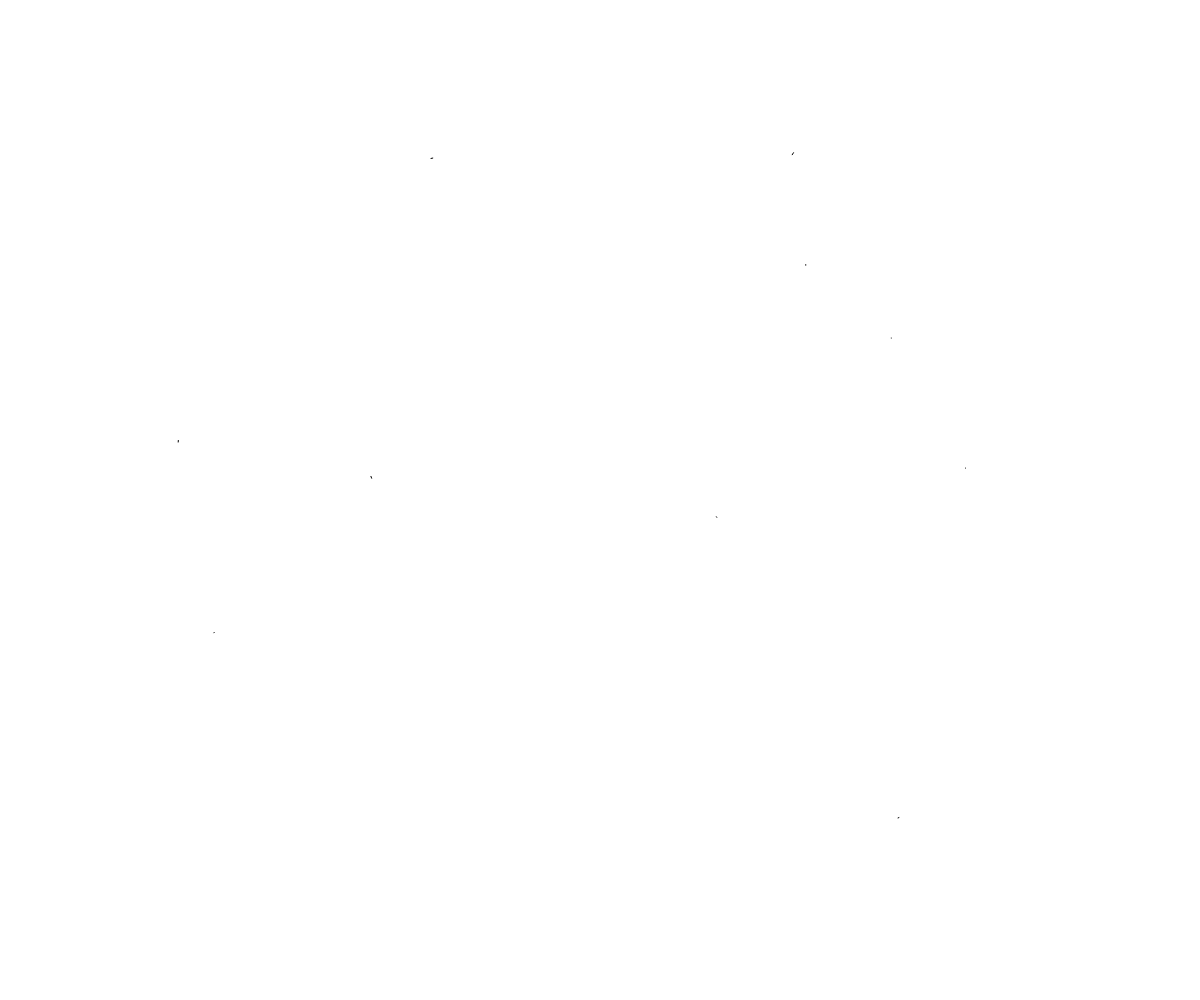
Frame 1 (no input)
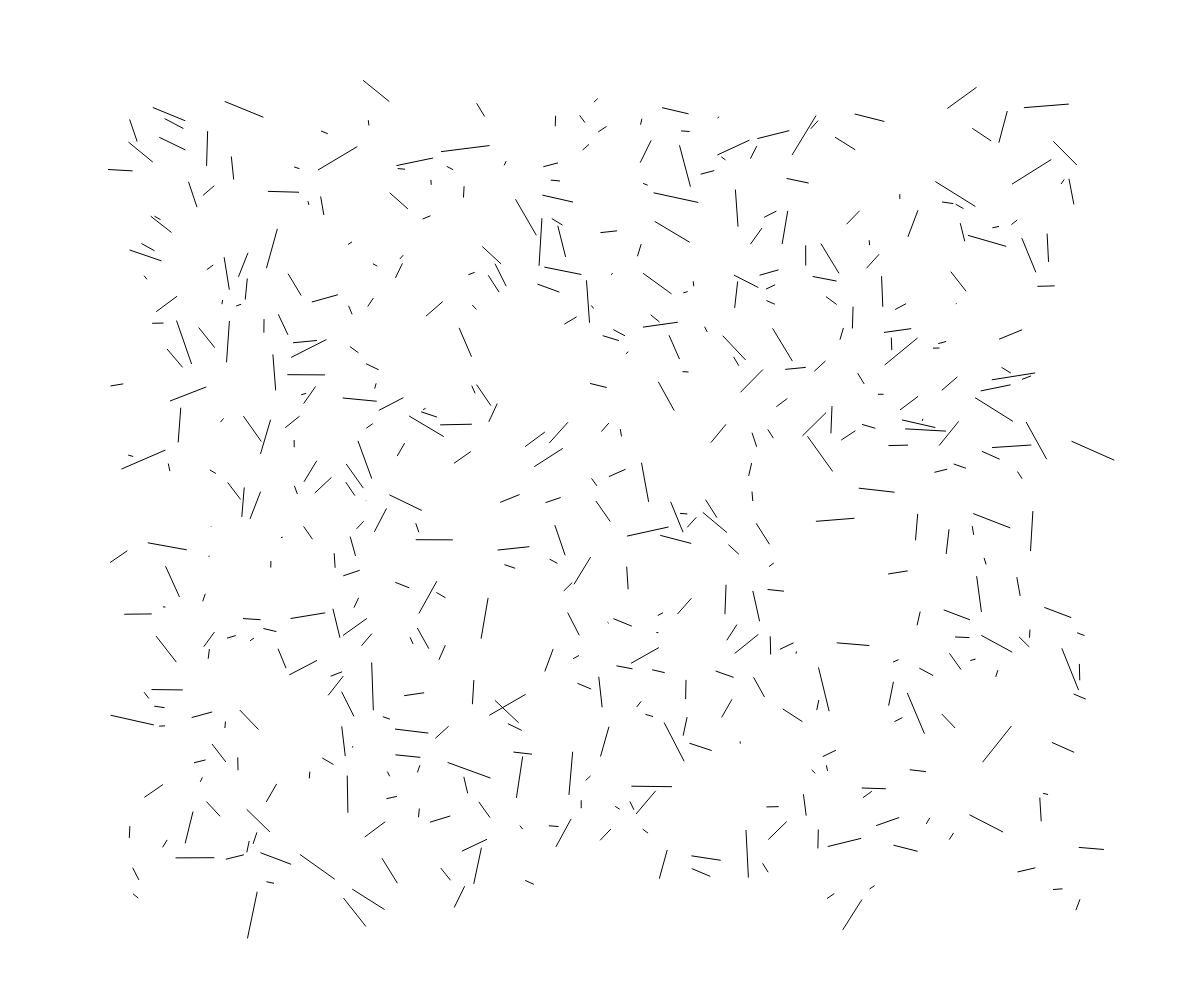
Frame 60 (no input)
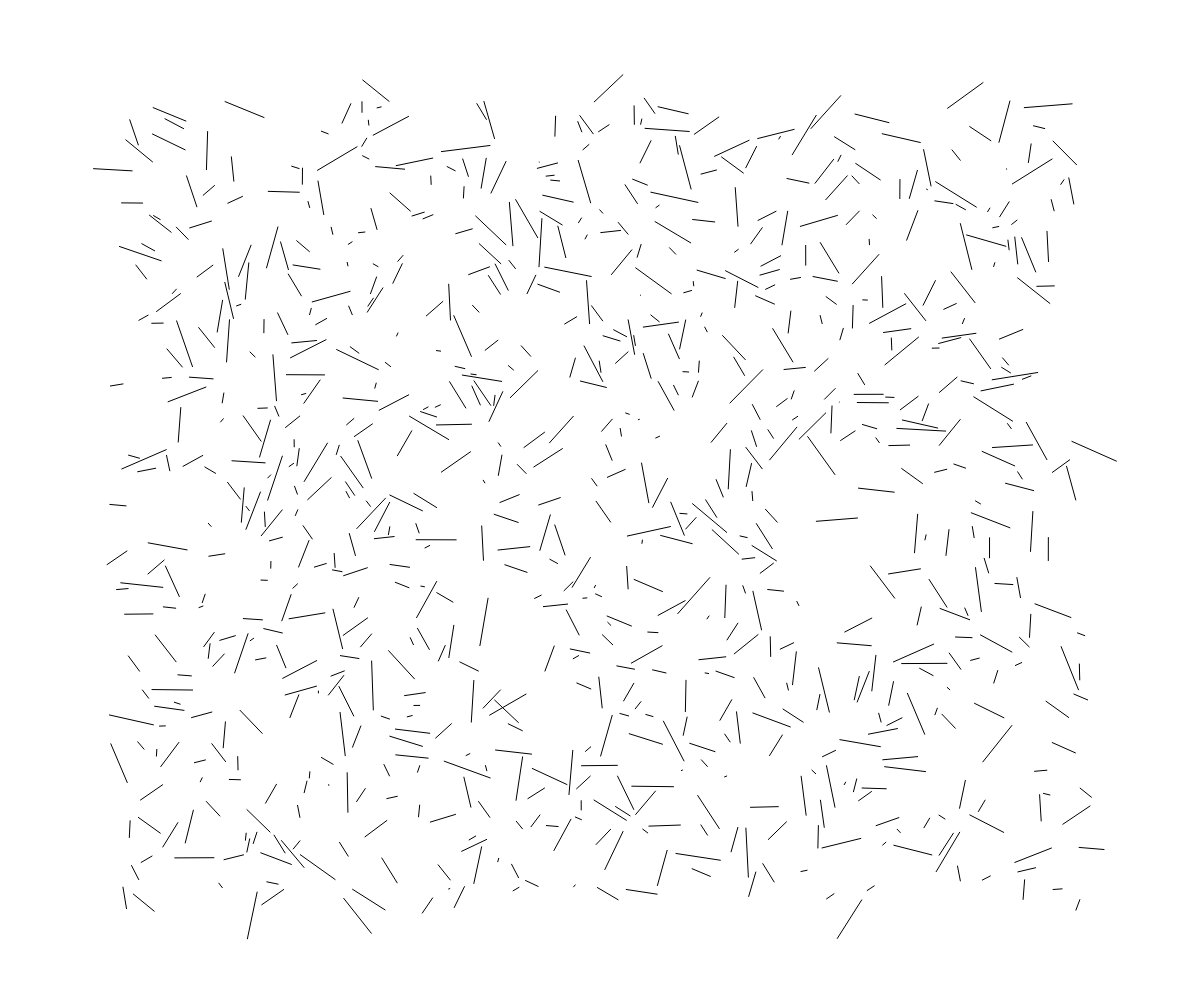
Frame 120 (the mouse pressed at the canvas centre since frame 60)

The p5.js sketch that drew these frames (run headless with seeded random() and noise() and a simulated clock; from frame 60 on, the mouse is pressed at the canvas centre):

// p5.js sketch
// ── sketch.js
var grid
var needles
var iterations = 10
var maxNeedles = 2000
var removeInterval = 1


var REMOVE_NEEDLES = true
var REMOVE_ALL_NEEDLES = false
var SHOW_SEARCH_NEEDLES = false
var SHOW_NEEDLE_BOUNDING_BOX = false

function setup() {
  createCanvas(window.innerWidth,window.innerHeight)
  background(255)
  initialNeedles()
}

function draw() {
  background(255)
  createNeedles()

  // var a = createVector(300, 300)
  // var b = createVector(500, 300)
  // var t = constrain(map(count, 0, 60 * 1, 0, 1), 0, 1)
  // line(a.x, a.y, lerp(a.x, b.x, easeInOutExpo(t)), lerp(a.y, b.y, easeInOutExpo(t)))
  // count++

}

function initialNeedles () {
  needles = []
  // createBigNeedle()
}

function createNeedles () {
  var l = needles.length - 1
  var needle
  if(l < maxNeedles) {
    for (var i = 0; i < iterations; i++) {
      needle = new Needle({needles: needles})
      if (SHOW_SEARCH_NEEDLES) needle.highlight()
      var intersects = false
      for (var j = l; j >= 0; j--) {
        var other = needles[j]
        var doIntersect = doPolygonsIntersect(other.boundingBox, needle.boundingBox)
        if(doIntersect) intersects = true
      }
      if (!intersects){
        needles.push(needle)
        // break;
      }
    }
  }

  for (var i = needles.length - 1; i >= 0; i--) {
    var needle = needles[i]
    stroke(0)
    strokeWeight(1)
    needle.draw()
    if (SHOW_NEEDLE_BOUNDING_BOX) {
      needle.showBoundingBox()
    }
  }

  if (REMOVE_NEEDLES) {
    if(l >= maxNeedles * 0.5 && frameCount % removeInterval === 0) {
      var needle = needles[floor(random(needles.length))]
      if(!needle.isAnimating()) needle.remove()
      removeInterval = floor(random(1, 5))
    }
  }

  if (REMOVE_ALL_NEEDLES) {
    needles.length = 0
    // createBigNeedle()
    REMOVE_ALL_NEEDLES = false
  }

}

this.createBigNeedle = function () {
  var customNeedle = new Needle({
    needles: needles,
    a: createVector(random(width * 0.4, width * 0.6), random(height * 0.4, height * 0.6)),
    l: random(width * 0.3, width * 0.4),
    strokeWeight: 10,
    padding: 50
  })
  needles.push(customNeedle)
}

function keyPressed () {
  if (key === 'R') REMOVE_NEEDLES = !REMOVE_NEEDLES
  if (key === 'H') SHOW_SEARCH_NEEDLES = !SHOW_SEARCH_NEEDLES
  if (key === 'B') SHOW_NEEDLE_BOUNDING_BOX = !SHOW_NEEDLE_BOUNDING_BOX
  if (key === ' ') REMOVE_ALL_NEEDLES = !REMOVE_ALL_NEEDLES
}

// ── Needle.js

function Needle (opts) {
  this.a = opts.a || createVector(random(width * 0.1, width * 0.9), random(height * 0.1, height * 0.9))
  this.r = random(TWO_PI)
  this.l = opts.l || (opts.a && opts.b ? p5.Vector.dist(opts.a, opts.b) : random(5, 50))
  this.b = opts.b || createVector(this.l * cos(this.r) + this.a.x, this.l * sin(this.r) + this.a.y)

  this.padding = opts.padding || 1
  this.time = 0.0001
  this.increment = 0.01
  this.color = opts.color || color(0)
  this.strokeWeight = opts.strokeWeight || 1

  this.needles = opts.needles || []

  var sub = p5.Vector.sub(this.a,this.b)
  sub.setMag(this.padding)

  var a1 = p5.Vector.add(this.a, sub)
  var b1 = p5.Vector.sub(this.b, sub)

  var r1 = atan2(this.b.x - this.a.x, this.b.y - this.a.y) * -1

  var x1 = this.padding * cos(r1) + b1.x
  var y1 = this.padding * sin(r1) + b1.y
  var x2 = -this.padding * cos(r1) + b1.x
  var y2 = -this.padding * sin(r1) + b1.y
  var x3 = this.padding * cos(r1) + a1.x
  var y3 = this.padding * sin(r1) + a1.y
  var x4 = -this.padding * cos(r1) + a1.x
  var y4 = -this.padding * sin(r1) + a1.y

  this.boundingBox = [
    {x: x1, y: y1},
    {x: x2, y: y2},
    {x: x4, y: y4},
    {x: x3, y: y3}
  ]

  this.highlight = function () {
    push()
    stroke(0, 255, 0)
    strokeWeight(4)
    line(this.a.x, this.a.y, this.b.x, this.b.y)
    pop()
  }

  this.showBoundingBox = function () {
    push()
    strokeWeight(1)
    stroke(255, 0, 0, 100)
    beginShape()
    vertex(this.boundingBox[0].x, this.boundingBox[0].y)
    vertex(this.boundingBox[1].x, this.boundingBox[1].y)
    vertex(this.boundingBox[2].x, this.boundingBox[2].y)
    vertex(this.boundingBox[3].x, this.boundingBox[3].y)
    endShape(CLOSE)
    pop()
  }

  this.draw = function () {
    noFill()
    strokeCap(SQUARE)
    strokeWeight(this.strokeWeight)
    stroke(this.color, map(t, 0, 1, 100, 255))

    this.time += this.increment;
    this.time = this.time > 1 ? 1 : this.time < 0 ? 0 : this.time
    var t = constrain(this.time, 0, 1)
    if (this.increment > 0) {
      line(this.a.x, this.a.y, lerp(this.a.x, this.b.x, easeOutExpo(t)), lerp(this.a.y, this.b.y, easeOutExpo(t)))
    }else if (t > 0.2) {
      line(this.b.x, this.b.y, lerp(this.b.x, this.a.x, easeInExpo(t)), lerp(this.b.y, this.a.y, easeInExpo(t)))
    }

    if (t <= 0) {
      var index = this.needles.indexOf(this)
      if (index > -1) {
        needles.splice(index, 1);
      }
    }
  }

  this.remove = function () {
    this.increment = -0.01
  }

  this.isAnimating = function () {
    return this.time != 1
  }

}

// ── Utils.js

function doPolygonsIntersect (a, b) {
    var polygons = [a, b];
    var minA, maxA, projected, i, i1, j, minB, maxB;

    for (i = 0; i < polygons.length; i++) {

        // for each polygon, look at each edge of the polygon, and determine if it separates
        // the two shapes
        var polygon = polygons[i];
        for (i1 = 0; i1 < polygon.length; i1++) {

            // grab 2 vertices to create an edge
            var i2 = (i1 + 1) % polygon.length;
            var p1 = polygon[i1];
            var p2 = polygon[i2];

            // find the line perpendicular to this edge
            var normal = { x: p2.y - p1.y, y: p1.x - p2.x };

            minA = maxA = undefined;
            // for each vertex in the first shape, project it onto the line perpendicular to the edge
            // and keep track of the min and max of these values
            for (j = 0; j < a.length; j++) {
                projected = normal.x * a[j].x + normal.y * a[j].y;
                if (minA === undefined || projected < minA) {
                    minA = projected;
                }
                if (maxA === undefined || projected > maxA) {
                    maxA = projected;
                }
            }

            // for each vertex in the second shape, project it onto the line perpendicular to the edge
            // and keep track of the min and max of these values
            minB = maxB = undefined;
            for (j = 0; j < b.length; j++) {
                projected = normal.x * b[j].x + normal.y * b[j].y;
                if (minB === undefined || projected < minB) {
                    minB = projected;
                }
                if (maxB === undefined || projected > maxB) {
                    maxB = projected;
                }
            }

            // if there is no overlap between the projects, the edge we are looking at separates the two
            // polygons, and we know there is no overlap
            if (maxA < minB || maxB < minA) {
                return false;
            }
        }
    }
    return true;
};


// easing
// Based on https://gist.github.com/gre/1650294

// No easing, no acceleration
function linear( t ) {
    return t;
}

// Slight acceleration from zero to full speed
function easeInSine( t ) {
    return -1 * Math.cos( t * ( Math.PI / 2 ) ) + 1;
}

// Slight deceleration at the end
function easeOutSine( t ) {
    return Math.sin( t * ( Math.PI / 2 ) );
}

// Slight acceleration at beginning and slight deceleration at end
function easeInOutSine( t ) {
    return -0.5 * ( Math.cos( Math.PI * t ) - 1 );
}

// Accelerating from zero velocity
function easeInQuad( t ) {
    return t * t;
}

// Decelerating to zero velocity
function easeOutQuad( t ) {
    return t * ( 2 - t );
}

// Acceleration until halfway, then deceleration
function easeInOutQuad( t ) {
    return t < 0.5 ? 2 * t * t : - 1 + ( 4 - 2 * t ) * t;
}

// Accelerating from zero velocity
function easeInCubic( t ) {
    return t * t * t;
}

// Decelerating to zero velocity
function easeOutCubic( t ) {
    const t1 = t - 1;
    return t1 * t1 * t1 + 1;
}

// Acceleration until halfway, then deceleration
function easeInOutCubic( t ) {
    return t < 0.5 ? 4 * t * t * t : ( t - 1 ) * ( 2 * t - 2 ) * ( 2 * t - 2 ) + 1;
}

// Accelerating from zero velocity
function easeInQuart( t ) {
    return t * t * t * t;
}

// Decelerating to zero velocity
function easeOutQuart( t ) {
    const t1 = t - 1;
    return 1 - t1 * t1 * t1 * t1;
}

// Acceleration until halfway, then deceleration
function easeInOutQuart( t ) {
    const t1 = t - 1;
    return t < 0.5 ? 8 * t * t * t * t : 1 - 8 * t1 * t1 * t1 * t1;
}

// Accelerating from zero velocity
function easeInQuint( t ) {
    return t * t * t * t * t;
}

// Decelerating to zero velocity
function easeOutQuint( t ) {
    const t1 = t - 1;
    return 1 + t1 * t1 * t1 * t1 * t1;
}

// Acceleration until halfway, then deceleration
function easeInOutQuint( t ) {
    const t1 = t - 1;
    return t < 0.5 ? 16 * t * t * t * t * t : 1 + 16 * t1 * t1 * t1 * t1 * t1;
}

// Accelerate exponentially until finish
function easeInExpo( t ) {

    if( t === 0 ) {
        return 0;
    }

    return Math.pow( 2, 10 * ( t - 1 ) );

}

// Initial exponential acceleration slowing to stop
function easeOutExpo( t ) {

    if( t === 1 ) {
        return 1;
    }

    return ( -Math.pow( 2, -10 * t ) + 1 );

}

// Exponential acceleration and deceleration
function easeInOutExpo( t ) {

    if( t === 0 || t === 1 ) {
        return t;
    }

    const scaledTime = t * 2;
    const scaledTime1 = scaledTime - 1;

    if( scaledTime < 1 ) {
        return 0.5 * Math.pow( 2, 10 * ( scaledTime1 ) );
    }

    return 0.5 * ( -Math.pow( 2, -10 * scaledTime1 ) + 2 );

}

// Increasing velocity until stop
function easeInCirc( t ) {

    const scaledTime = t / 1;
    return -1 * ( Math.sqrt( 1 - scaledTime * t ) - 1 );

}

// Start fast, decreasing velocity until stop
function easeOutCirc( t ) {

    const t1 = t - 1;
    return Math.sqrt( 1 - t1 * t1 );

}

// Fast increase in velocity, fast decrease in velocity
function easeInOutCirc( t ) {

    const scaledTime = t * 2;
    const scaledTime1 = scaledTime - 2;

    if( scaledTime < 1 ) {
        return -0.5 * ( Math.sqrt( 1 - scaledTime * scaledTime ) - 1 );
    }

    return 0.5 * ( Math.sqrt( 1 - scaledTime1 * scaledTime1 ) + 1 );

}

// Slow movement backwards then fast snap to finish
function easeInBack( t, magnitude = 1.70158 ) {

    const scaledTime = t / 1;
    return scaledTime * scaledTime * ( ( magnitude + 1 ) * scaledTime - magnitude );

}

// Fast snap to backwards point then slow resolve to finish
function easeOutBack( t, magnitude = 1.70158 ) {

    const scaledTime = ( t / 1 ) - 1;

    return (
        scaledTime * scaledTime * ( ( magnitude + 1 ) * scaledTime + magnitude )
    ) + 1;

}

// Slow movement backwards, fast snap to past finish, slow resolve to finish
function easeInOutBack( t, magnitude = 1.70158 ) {

    const scaledTime = t * 2;
    const scaledTime2 = scaledTime - 2;

    const s = magnitude * 1.525;

    if( scaledTime < 1) {

        return 0.5 * scaledTime * scaledTime * (
            ( ( s + 1 ) * scaledTime ) - s
        );

    }

    return 0.5 * (
        scaledTime2 * scaledTime2 * ( ( s + 1 ) * scaledTime2 + s ) + 2
    );

}
// Bounces slowly then quickly to finish
function easeInElastic( t, magnitude = 0.7 ) {

    if( t === 0 || t === 1 ) {
        return t;
    }

    const scaledTime = t / 1;
    const scaledTime1 = scaledTime - 1;

    const p = 1 - magnitude;
    const s = p / ( 2 * Math.PI ) * Math.asin( 1 );

    return -(
        Math.pow( 2, 10 * scaledTime1 ) *
        Math.sin( ( scaledTime1 - s ) * ( 2 * Math.PI ) / p )
    );

}

// Fast acceleration, bounces to zero
function easeOutElastic( t, magnitude = 0.7 ) {

    const p = 1 - magnitude;
    const scaledTime = t * 2;

    if( t === 0 || t === 1 ) {
        return t;
    }

    const s = p / ( 2 * Math.PI ) * Math.asin( 1 );
    return (
        Math.pow( 2, -10 * scaledTime ) *
        Math.sin( ( scaledTime - s ) * ( 2 * Math.PI ) / p )
    ) + 1;

}

// Slow start and end, two bounces sandwich a fast motion
function easeInOutElastic( t, magnitude = 0.65 ) {

    const p = 1 - magnitude;

    if( t === 0 || t === 1 ) {
        return t;
    }

    const scaledTime = t * 2;
    const scaledTime1 = scaledTime - 1;

    const s = p / ( 2 * Math.PI ) * Math.asin( 1 );

    if( scaledTime < 1 ) {
        return -0.5 * (
            Math.pow( 2, 10 * scaledTime1 ) *
            Math.sin( ( scaledTime1 - s ) * ( 2 * Math.PI ) / p )
        );
    }

    return (
        Math.pow( 2, -10 * scaledTime1 ) *
        Math.sin( ( scaledTime1 - s ) * ( 2 * Math.PI ) / p ) * 0.5
    ) + 1;

}

// Bounce to completion
function easeOutBounce( t ) {

    const scaledTime = t / 1;

    if( scaledTime < ( 1 / 2.75 ) ) {

        return 7.5625 * scaledTime * scaledTime;

    } else if( scaledTime < ( 2 / 2.75 ) ) {

        const scaledTime2 = scaledTime - ( 1.5 / 2.75 );
        return ( 7.5625 * scaledTime2 * scaledTime2 ) + 0.75;

    } else if( scaledTime < ( 2.5 / 2.75 ) ) {

        const scaledTime2 = scaledTime - ( 2.25 / 2.75 );
        return ( 7.5625 * scaledTime2 * scaledTime2 ) + 0.9375;

    } else {

        const scaledTime2 = scaledTime - ( 2.625 / 2.75 );
        return ( 7.5625 * scaledTime2 * scaledTime2 ) + 0.984375;

    }

}

// Bounce increasing in velocity until completion
function easeInBounce( t ) {
    return 1 - easeOutBounce( 1 - t );
}

// Bounce in and bounce out
function easeInOutBounce( t ) {

    if( t < 0.5 ) {

        return easeInBounce( t * 2 ) * 0.5;

    }

    return ( easeOutBounce( ( t * 2 ) - 1 ) * 0.5 ) + 0.5;

}
